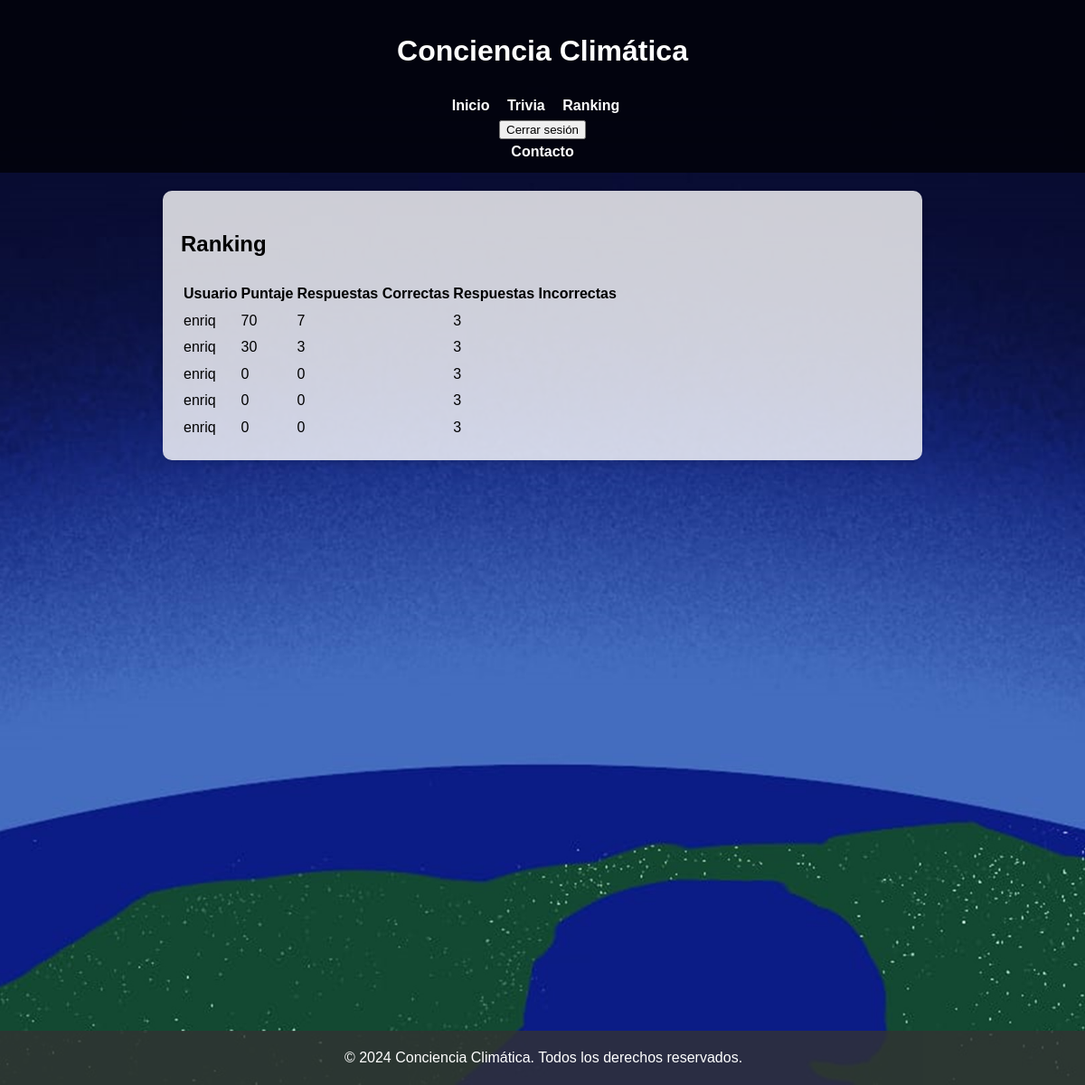
Screenshot of /trivia/leaderboard/ (signed in) with the database file from the repository.
### trivia/models.py (models this page shows, shortened)
class Leaderboard(models.Model):
    user = models.ForeignKey(User, on_delete=models.CASCADE)
    score = models.IntegerField(default=0)
    correct_answers = models.IntegerField(default=0)
    incorrect_answers = models.IntegerField(default=0)

### trivia/views.py (the view)
# urls.py: path('leaderboard/', views.leaderboard, name='leaderboard'),
@login_required
def leaderboard(request):
    leaderboard_entries = Leaderboard.objects.order_by('-score')[:10]
    return render(request, 'trivia/leaderboard.html', {'leaderboard_entries': leaderboard_entries})

### trivia/templates/trivia/leaderboard.html (shortened to what this page needs)
{% extends 'trivia/base.html' %}
{% block content %}
<h2>Ranking</h2>
<table>
    <thead>
        <tr>
            <th>Usuario</th>
            <th>Puntaje</th>
            <th>Respuestas Correctas</th>
            <th>Respuestas Incorrectas</th>
        </tr>
    </thead>
    <tbody>
        {% for entry in leaderboard_entries %}
        <tr>
            <td>{{ entry.user.username }}</td>
            <td>{{ entry.score }}</td>
            <td>{{ entry.correct_answers }}</td>
            <td>{{ entry.incorrect_answers }}</td>
        </tr>
        {% endfor %}
    </tbody>
</table>
{% endblock %}

### trivia/templates/trivia/base.html (shortened to what this page needs)
{% load static %}
<!DOCTYPE html>
<html lang="es">
<head>
    <link rel="stylesheet" href="{% static 'css/styles.css' %}">
</head>
<body>
    <header>
        <h1>Conciencia Climática</h1>
        <nav>
            <ul>
                <li><a href="{% url 'home' %}">Inicio</a></li>
                <li><a href="{% url 'trivia:instructions' %}">Trivia</a></li>
                <li><a href="{% url 'trivia:leaderboard' %}">Ranking</a></li>
                {% if user.is_authenticated %}
                    <li>
                        <form method="POST" action="{% url 'logout' %}">
                            <button type="submit">Cerrar sesión</button>
                        </form>
                    </li>
                {% else %}
                    <li><a href="{% url 'login' %}">Iniciar Sesión</a></li>
                    <li><a href="{% url 'trivia:register' %}">Registrarse</a></li>
                {% endif %}
                <li><a href="#contacto">Contacto</a></li>
            </ul>
        </nav>
    </header>
    <main>
        {% block content %}
        {% endblock %}
    </main>
    <footer>
        <p>&copy; 2024 Conciencia Climática. Todos los derechos reservados.</p>
    </footer>
</body>
</html>

### trivia/static/css/styles.css (style rules this page uses)
body { font-family: Arial, sans-serif; margin: 0; padding: 0; line-height: 1.6; background-image: url("/static/images/fondo.jpg"); background-size: cover; background-position: center; background-repeat: no-repeat; background-attachment: fixed; min-height: 100vh; padding-bottom: 400px; }
main, section { background-color: rgba(255, 255, 255, 0.8); padding: 20px; border-radius: 10px; box-shadow: 0px 4px 6px rgba(0, 0, 0, 0.1); margin: 20px auto; max-width: 800px; }
header { background-color: rgba(0, 0, 0, 0.7); color: white; padding: 10px 0; text-align: center; }
header nav ul { list-style-type: none; margin: 0; padding: 0; }
header nav ul li { display: inline; margin-right: 15px; }
header nav ul li a { color: white; text-decoration: none; font-weight: bold; }
footer { background: rgba(51, 51, 51, 0.8); color: #fff; text-align: center; padding: 1px; position: fixed; width: 100%; bottom: 0; }

### rows the page displays
Leaderboard: user.username "enriq", score "70", correct_answers "7", incorrect_answers "3"
Leaderboard: user.username "enriq", score "30", correct_answers "3", incorrect_answers "3"
Leaderboard: user.username "enriq", score "0", correct_answers "0", incorrect_answers "3"
Leaderboard: user.username "enriq", score "0", correct_answers "0", incorrect_answers "3"
Leaderboard: user.username "enriq", score "0", correct_answers "0", incorrect_answers "3"
